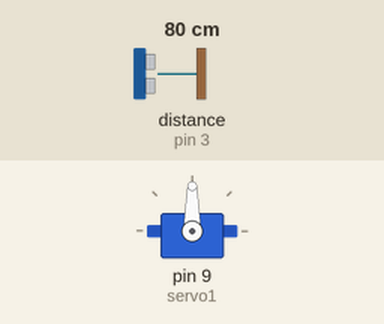
Recording of a sketch running on a simulated Arduino Uno, built with avr-gcc and run on an emulated ATmega328P. Shown: servo. Wiring (inferred from the names in the program): ultrasonic range finder: trigger pin 5; echo pin 3. The inputs (shaded band) are chosen by the test bench; at power-on: distance to the obstacle (sensor on pin 3) 80 cm. The echo pulse lasts 58.3 µs per cm; what the sketch prints to the serial monitor is not drawn.

Above: at 0.1 s.
At 1.1 s:
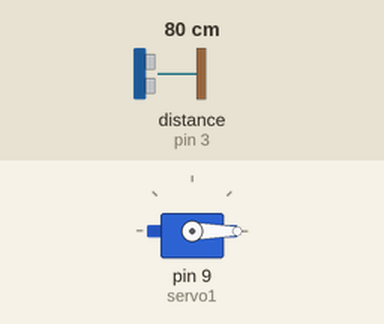
Timing chart, 0 to 2.6 s (numbered marks = the images above):
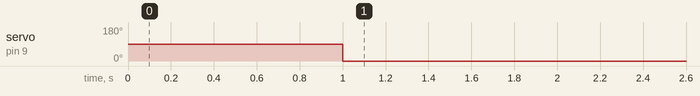

The sketch:

SensorUltrassonicoURM37.ino
```cpp
#include <Servo.h> // Comando para importação da biblioteca que faz controle do servo motor

int URPWM = 3;  // Saída PWM 0-25000US, cada 50US representam um centímetro
int URTRIG=5;   // Pino do gatilho PWM
Servo servo1;   // Variável do tipo servo que fará dará acesso as funções do servo motor

// # Conexão:
// # Pino 1 VCC (V3.2 URM) -> VCC (Arduino)
// # Pino 2 GND (URM V3.2) -> GND (Arduino)
// # 4 Pin PWM (URM V3.2) -> Pino 3 (Arduino)
// # Pino 6 COMP / TRIG (URM V3.2) -> Pino 5 (Arduino)

unsigned long distanciaMedida; // Variável para armanezar o valor lido pelo sensor
int anteriorMenor = 0;  // Variável de controle para impedir oscilação contante do motor servo armazenará um valor menor que o lido
int anteriorMaior = 0;  // Variável de controle para impedir oscilação contante do motor servo armazenará um valor maior que o lido

unsigned int distancia=0; // Variável que armazenará o valor para impressão e escrita no servo
uint8_t EnPwmCmd[4]={0x44,0x02,0xbb,0x01};    // comando medida / distância /

//Seta os parâmetros iniciais
void setup(){
  Serial.begin(9600);            // Inicia a configuração serial com o monitor em uma taxa de 9600 bits
  ModoPWMSetup();                // Invoca função ModoPWMSetup
  servo1.attach(9);              // Define o pino 9 para escrita do servo motor
}

//Inicio o loop de repetição infinata
void loop()
{
 ModoPWM();  //Chamada da função ModoPWM
 delay(500); //Delay de 500 milissegundos até o próximo loop
}

void ModoPWMSetup(){
  pinMode(URTRIG,OUTPUT);           // puxar um baixo no pino COMP / TRIG

  digitalWrite(URTRIG,HIGH);        // Set / para ALTA

  pinMode(URPWM, INPUT);            // Enviando comando Ativar modo PWM

  for(int i=0;i<4;i++){             // Loop para iniciar parâmetros da variável definida acima
      Serial.write(EnPwmCmd[i]);
   }
}

void ModoPWM(){                                // um puxão baixo no pino COMP / TRIG provocando uma leitura do sensor
    digitalWrite(URTRIG, LOW);
    digitalWrite(URTRIG, HIGH);                // leitura / Pin PWM pulsos de saída

    distanciaMedida=pulseIn(URPWM,LOW);        // Leitra do valor de pulso de entrada

    if(distanciaMedida==50000){                // a leitura é inválido.
      Serial.print("Invalid");
   }
    else{
      distancia=distanciaMedida/50;             // todos os níveis 50us baixo significa um centímetro, (conversão para centímetros)
   }
  Serial.print("Distance=");
  Serial.print(distancia);

  if( distancia < 95){                                                    //Verificador para impedir picos de leitura e acionar irregularidades do motor, aumentando a precisão
      int servoAngulo = map(distancia, 5, 95, 0, 180);                    //Mapeamento da leitura do sensor para um valor compreendido na faixa do servo motor em angulo de 0 - 180 graus
      if(servoAngulo < anteriorMenor || servoAngulo > anteriorMaior){     //Compara o valor de leitura com o menor e maior valor de flag, esse teste aumenta a precisão do motor e diminui instabilidades
        servo1.write(servoAngulo);                                        //Escreve o valor de angulação para ativação do motor servo
        anteriorMenor = servoAngulo - 10;                                 //Atualiza as flags para a leitura do motor
        anteriorMaior = servoAngulo + 10;
      }
  }
  Serial.println("cm");
}
```

Measured:
- by itself, servo on pin 9 (servo1): 90° → 0° at 1.0 s
